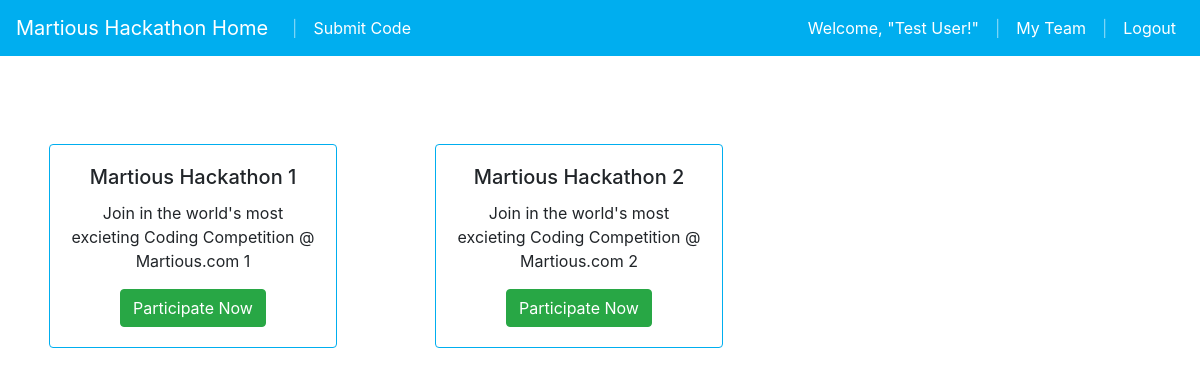
The page /codesubmission/participanthome/ (signed in) on the database its author committed.
### hackathon/mod_authorization/models.py (models this page shows, shortened)
class User(db.Model, UserMixin):
    __tablename__='user'
    __table_args__ = {'extend_existing': True}
    id = db.Column(db.Integer, primary_key=True)
    username = db.Column(db.String(80), unique=True)
    email = db.Column(db.String(120), unique=True)
    name = db.Column(db.String(120), unique=False)
    password_hash = db.Column(db.String(255))
    is_kerberos = db.Column(db.Boolean, default=False)
    @property
    def password(self):
        raise AttributeError('password: write-only field')

### hackathon/mod_codesubmission/models.py (models this page shows, shortened)
class Competition(db.Model):
    __tablename__='competition'
    __table_args__={'extend_existing':True}
    id=db.Column(db.Integer,primary_key=True)
    name=db.Column(db.String(100),unique=True)
    description=db.Column(db.String(255),unique=True)
    start_date=db.Column(db.DateTime)
    end_date=db.Column(db.DateTime)
    result_date=db.Column(db.DateTime)
    participants = db.relationship("Participant", secondary="competition_participant")

### hackathon/mod_codesubmission/controllers.py (the view)
@mod_codesubmission.route('/participanthome/', methods=['GET', 'POST'])
@login_required
def participanthome():
    current_participant = Participant.get_by_user(current_user)
    current_participants_competitions = current_participant.competitions
    if (len(current_participants_competitions) == 0):
        flash("You are not registered for any competition!", "danger")
    return render_template('codesubmission/participanthome.html', competitions=current_participants_competitions)

### hackathon/mod_authorization/controllers.py (called while the page is built)
@login_manager.user_loader
def load_user(userid):
    return User.query.get(int(userid))

### hackathon/mod_codesubmission/models.py (called while the page is built)
    @staticmethod
    def get_by_user(user):
        return Participant.query.filter_by(user=user).first()

### hackathon/templates/codesubmission/participanthome.html
{% extends 'layout.html' %}
{% from "_formhelpers.html" import render_field %}
{% block body %}
    <div class="align-content-center">
      <div class="row mx-auto" >
        {% for competition in competitions %}
              <div class="row">
                    <div class= "m-5 w-25 p-3">
                        <div class="card text-center" style="width: 18rem; border-color: #00aeef;"">
                          <div class="card-body">
                            <h5 class="card-title">{{ competition.name }}</h5>
                            <p class="card-text">{{ competition.description }}</p>
                            <a href="{{ url_for('codesubmission.listmyproblems', competition_id=competition.id)}}" class="btn btn-success">Participate Now</a>
                          </div>
                        </div>
                    </div>
              </div>
        {%endfor%}
      </div>
    </div>
{% endblock %}

### hackathon/templates/layout.html (shortened to what this page needs)
<!DOCTYPE html>
<html lang="en">
<head>
    <link href="{{ url_for('static', filename='css/bootstrap.min.css') }}" rel="stylesheet">
    <link href="{{ url_for('static', filename='css/starter-template.css') }}" rel="stylesheet">
</head>
<body>
{% include '_navbar.html' %}
    {% block body %} {% endblock %}
</body>
</html>

### hackathon/templates/_navbar.html (shortened to what this page needs)
<nav class="navbar navbar-expand-md navbar-dark fixed-top" style="background-color: #00aeef;">
  <a class="navbar-brand" href="{{ url_for('home') }}"> {{ config.COMPANY_NAME }} Hackathon Home</a>
  <div class="collapse navbar-collapse" id="navbarsExampleDefault">
    <ul class="navbar-nav mr-auto">
      <li class="nav-link inactive">
        |
      </li>
      <li class="nav-item active">
        <a class="nav-link" href="{{ url_for('codesubmission.participanthome')}}"> Submit Code<span class="sr-only">(current)</span></a>
      </li>
    </ul>
    <ul class="navbar-nav navbar-right">
      {% if current_user.is_authenticated %}
      <li class="nav-item active">
        <a class="nav-link" href="#">Welcome, "{{ current_user.name }}!"<span class="sr-only">(current)</span></a>
      </li>
      <li class="nav-link inactive">
        |
      </li>
      <li class="nav-item active">
        <a class="nav-link" href="{{ url_for('codesubmission.myteam') }}">My Team<span class="sr-only">(current)</span></a>
      </li>
      <li class="nav-link inactive">
        |
      </li>
      <li class="nav-item active">
        <a class="nav-link" href="{{ url_for('authorization.logout') }}">  Logout <span class="sr-only">(current)</span></a>
      </li>
     {% elif config.ENABLE_KERBEROS %}
      <li class="nav-item active">
        <a class="nav-link" href="{{ url_for('authorization.logininstructions') }}"> <i class="fa fa-sign-in"></i> Login <span class="sr-only">(current)</span></a>
      </li>
      {% endif %}
    </ul>
  </div>
</nav>

### hackathon/static/css/starter-template.css (style rules this page uses)
body { padding-top: 5rem; }

### rows shown on the page
User: name "Test User"
Competition: name "Martious Hackathon 1", description "Join in the world's most excieting Coding Competition @ Martious.com 1"
Competition: name "Martious Hackathon 2", description "Join in the world's most excieting Coding Competition @ Martious.com 2"

### other values the page prints
{{ config.COMPANY_NAME }} "Martious"
